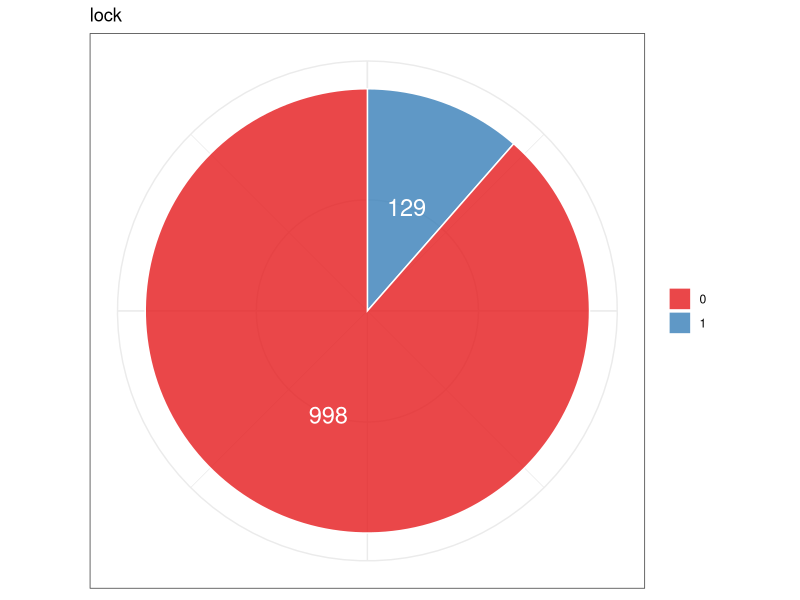
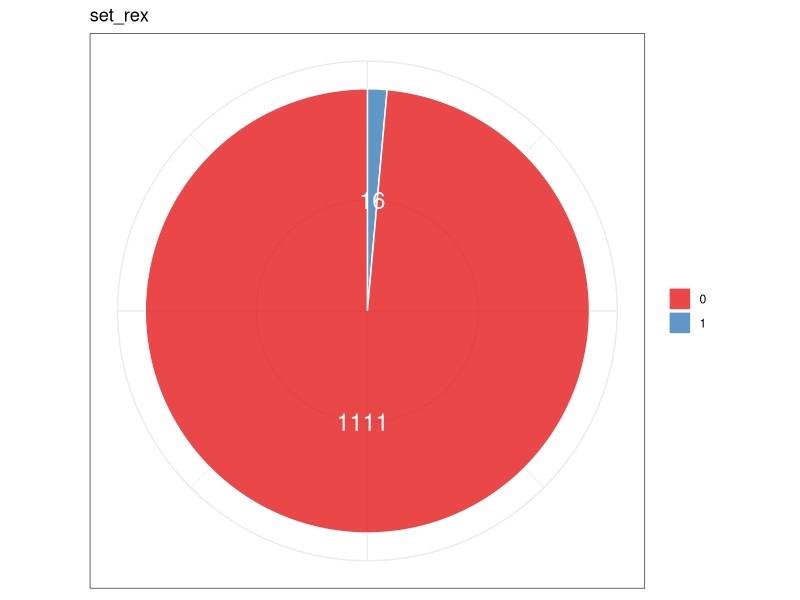
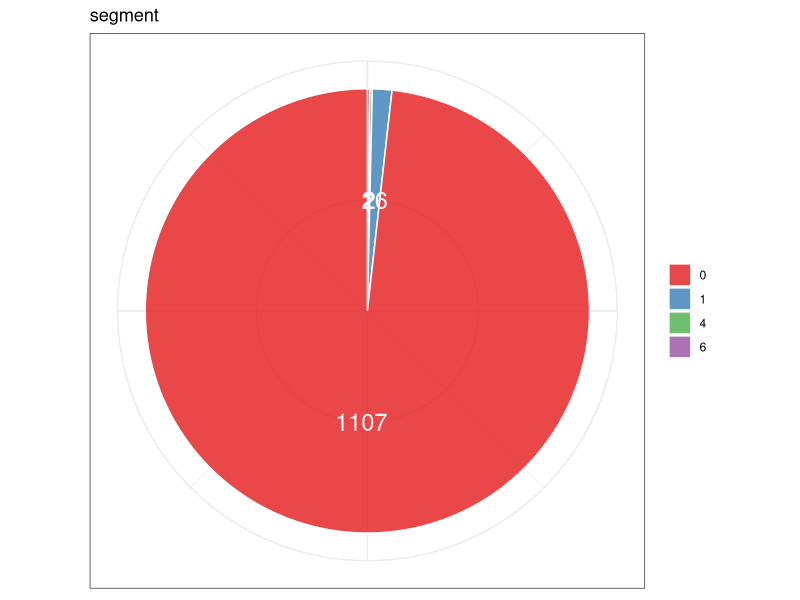
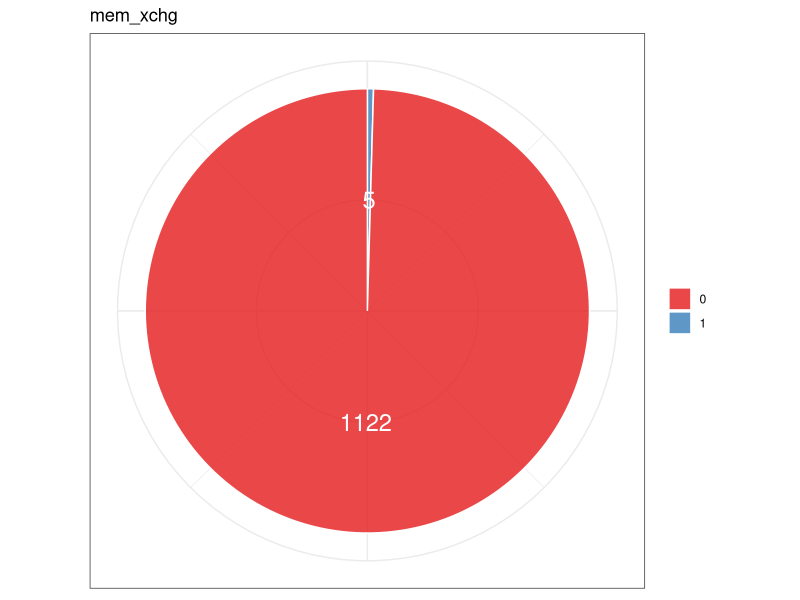
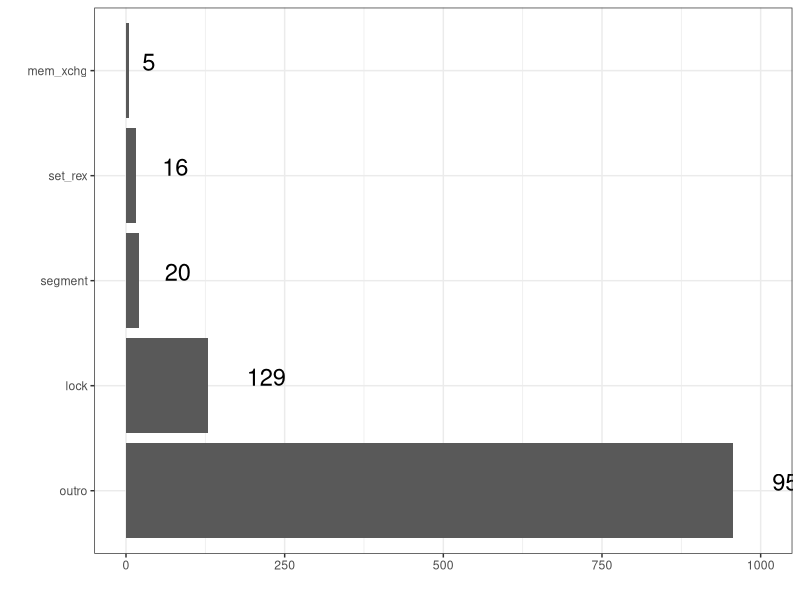
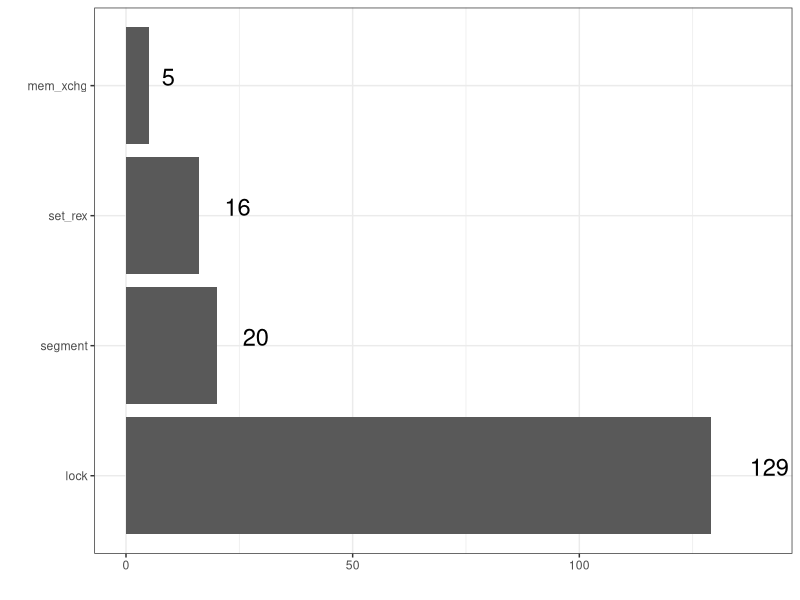
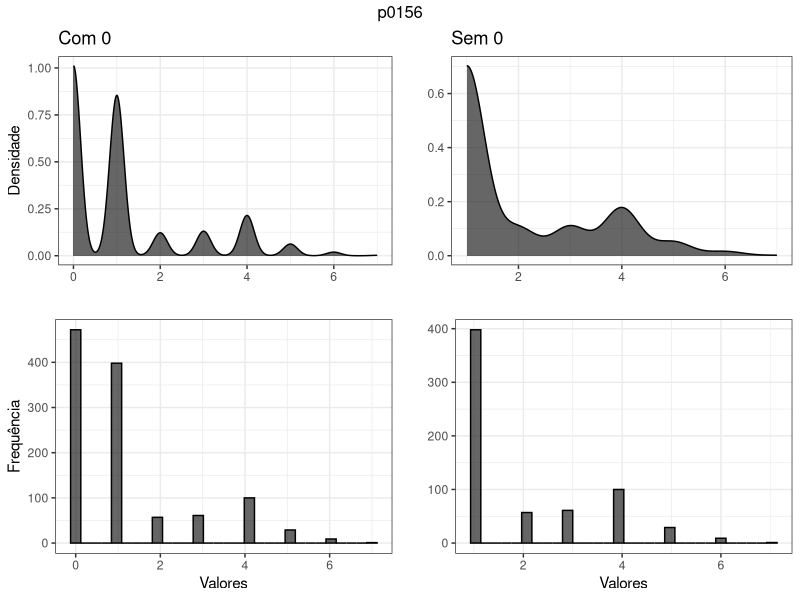
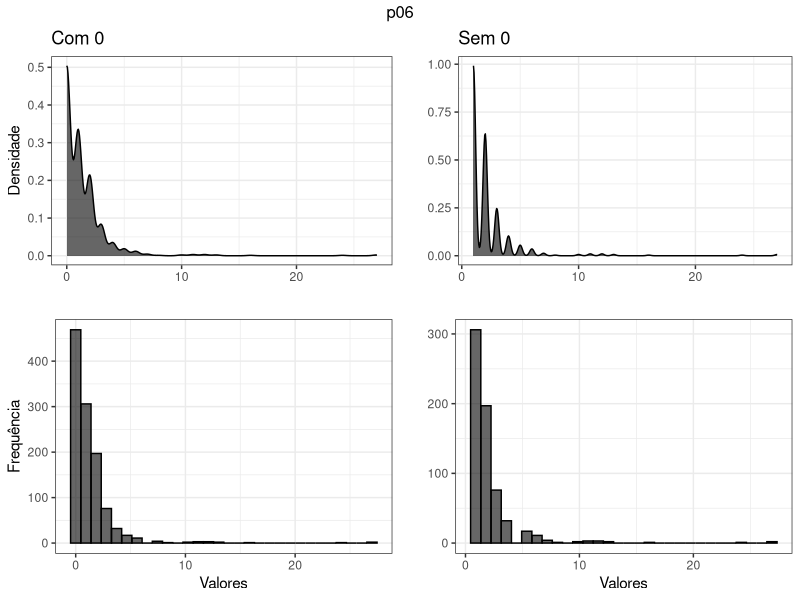

Write the R code that produced these figures, in order.
#-------------------------------------------------------------------
# Análise TG Bruno Tissei
#-------------------------------------------------------------------


# CONTEXTO
#-------------------------------------------------------------------

# Intrução entra no processador e é decodificada.

# Uma macroinstrução é quebrada em diversas micro

# Ao todo existem 2700 macroinstruções

# Não sabemos o que é feito na micro

# As micro são destinadas para portas que podem ter uma ou mais 
# unidades de execução (a mesma porta pode ser capaz de realizar
# mais de um tipo de tarefa), e unidades de execução diferentes
# podem realizar a mesma tarefa

# Macro gera micros, micros são executadas em diferentes lugares

# PROBLEMA: quanto tempo uma macro leva para ser executada?
# Dependa das micro

# Em determinadas unidades as instruções levam sempre o mesmo
# tempo para serem executadas. 

# É feito um trabalho de inferência para verificar quais portas
# são usadas

# Dada a instrução e as portas, qual foi a latência
#-------------------------------------------------------------------

# VARIÁVEIS

# NÚMERO DA INSTRUÇÃO
# N

# NOME DA INSTRUÇÃO
# Instruction

# VARIÁVEIS INDICADORAS
# LOCK
# SET-REX
# SEGMENT
# MEM_XCHG

# PORTAS (quantas vezes foi usada)
# p0156
# p06
# p23
# p237
# p4
# p1
# p15
# p015
# p5
# p0
# p05
# p01
# p6

# Min Latency	
# Max Latency

#-------------------------------------------------------------------
library(tidyverse)
#-------------------------------------------------------------------

# DADOS
#-------------------------------------------------------------------

dados <- read.csv2('tissei.csv', header = T, sep = ',')

str(dados)

names(dados) <- c('n', 'inst', 'lock', 'set_rex', 'segment',
                  'mem_xchg', 'p0156', 'p06', 'p23', 'p237', 
                  'p4', 'p1', 'p15', 'p015', 'p5', 'p0', 
                  'p05', 'p01', 'p6', 'min_lat', 'max_lat')

#-------------------------------------------------------------------

# ANÁLISE POR VARIÁVEL

#---

# n vai de 1 até 1127 (mesmo numero de linhas)

#---

# 299 instruções (as com mesmo nome passam por diferentes portas)
instructions <- as.data.frame(sort(table(dados$inst), decreasing = T))
names(instructions) <- c('inst', 'freq')

nrow(instructions) 

#---

# Indicadoras fornecidas
table(dados$lock) # tem lock
table(dados$set_rex) # começam com set
table(dados$segment) 
table(dados$mem_xchg) # tem xchg

# Dá pra juntar numa variável só, mas tem mt NA

ind <- rep(NA, nrow(dados))
ind <- ifelse(dados$lock == 1, 'lock', ind)
ind <- ifelse(dados$set_rex == 1, 'set_rex', ind)
ind <- ifelse(dados$mem_xchg == 1, 'mem_xchg', ind)
ind <- ifelse(dados$segment %in% 1:6, 'segment', ind)
ind <- ifelse(is.na(ind) == T, 'outro', ind)

ind <- factor(ind, levels = c("outro","lock","segment","set_rex", "mem_xchg"))

table(ind)

#---

# Instruções com padrão '_'
indicadoras <- subset(instructions, str_detect(instructions$inst, '_') == T)

padroes <- substr(indicadoras$inst, 
                  str_locate(indicadoras$inst, '_'),
                  stringr::str_length(indicadoras$inst))

padroes <- as.data.frame(table(padroes))
arrange(padroes, desc(Freq))

#---

# PORTAS

# Tabelas de frequencia
tb_freq <- function(vetor){
  aux <- factor(vetor, 
                levels = 0:max(vetor))
  
  freq <- table(aux)
  freq_r <- round(prop.table(freq),3) # frequência relativa
  
  table <- data.frame(Niveis = names(freq),
                      Frequencia = as.vector(freq),
                      Freq_relativa = as.vector(freq_r))
  
  return(table)
  
}

t_p0156 <- tb_freq(dados$p0156)    
t_p06 <- tb_freq(dados$p06)     
t_p23 <- tb_freq(dados$p23)      
t_p237 <- tb_freq(dados$p237)     
t_p4 <- tb_freq(dados$p4)       
t_p1 <- tb_freq(dados$p1)      
t_p15 <- tb_freq(dados$p15)      
t_p015 <- tb_freq(dados$p015)     
t_p5 <- tb_freq(dados$p5)       
t_p0 <- tb_freq(dados$p0)      
t_p05 <- tb_freq(dados$p05)      
t_p01 <- tb_freq(dados$p01)      
t_p6 <- tb_freq(dados$p6)

# Medidas de posição
posic <- function(vetor){
             data.frame( 
               Mínimo = quantile(vetor)[1],
               Quartil_1 = quantile(vetor)[2],
               Média = round(mean(vetor),2),
               Mediana = quantile(vetor)[3],
               Moda = names(sort(table(vetor), 
                                 decreasing = TRUE)[1]),
               Quartil_3 = quantile(vetor)[4],
               Máximo = quantile(vetor)[5]
             )
} 

m_p0156 <- posic(dados$p0156)    
m_p06 <- posic(dados$p06)     
m_p23 <- posic(dados$p23)      
m_p237 <- posic(dados$p237)     
m_p4 <- posic(dados$p4)       
m_p1 <- posic(dados$p1)      
m_p15 <- posic(dados$p15)      
m_p015 <- posic(dados$p015)     
m_p5 <- posic(dados$p5)       
m_p0 <- posic(dados$p0)      
m_p05 <- posic(dados$p05)      
m_p01 <- posic(dados$p01)      
m_p6 <- posic(dados$p6)
m_min_lat <- posic(dados$min_lat)
m_max_lat <- posic(dados$max_lat)

m1 <- rbind(m_p0156, m_p06, m_p23, m_p237,
            m_p4, m_p1, m_p15, m_p015, m_p5,
            m_p0, m_p05, m_p01, m_p6, m_min_lat,
            m_max_lat)

row.names(m1) <- c("p0156", "p06", "p23", "p237",
                   "p4", "p1", "p15", "p015", "p5",
                   "p0", "p05", "p01", "p6", "min_lat",
                   "max_lat")

# Medidas de dispersão
disp <- function(vetor){
  data.frame(Amplitude = diff(range(vetor)),
             Variância = round(var(vetor), 2),
             Desvio_padrão = round(sd(vetor), 2),
             Coef_variação = paste0(round(100*sd(vetor)/mean(vetor), 2), "%"))
}
  
d_p0156 <- disp(dados$p0156)    
d_p06 <- disp(dados$p06)     
d_p23 <- disp(dados$p23)      
d_p237 <- disp(dados$p237)     
d_p4 <- disp(dados$p4)       
d_p1 <- disp(dados$p1)      
d_p15 <- disp(dados$p15)      
d_p015 <- disp(dados$p015)     
d_p5 <- disp(dados$p5)       
d_p0 <- disp(dados$p0)      
d_p05 <- disp(dados$p05)      
d_p01 <- disp(dados$p01)      
d_p6 <- disp(dados$p6)
d_min_lat <- disp(dados$min_lat)
d_max_lat <- disp(dados$max_lat)

d1 <- rbind(d_p0156, d_p06, d_p23, d_p237,
            d_p4, d_p1, d_p15, d_p015, d_p5,
            d_p0, d_p05, d_p01, d_p6, d_min_lat,
            d_max_lat)

row.names(d1) <- c("p0156", "p06", "p23", "p237",
                   "p4", "p1", "p15", "p015", "p5",
                   "p0", "p05", "p01", "p6", "min_lat",
                   "max_lat")

#---

# LATENCIA MINIMA

#Tabela 1

h <- hist(dados$min_lat, plot = FALSE)

breaks <- h$breaks

Classes <- cut(dados$min_lat, breaks = breaks, 
               include.lowest = TRUE, right = TRUE)

tabela <- as.data.frame(table(Classes))

tabela$Freq_relativa <- round(prop.table(tabela$Freq),3)

tabela

#Tabela 2

breaks2 <- c(seq(0,35,5), seq(40, 80,20), seq(100, max(dados$max_lat), max(dados$max_lat)-100))

Classes <- cut(dados$min_lat, breaks = breaks2, 
               include.lowest = TRUE, right = TRUE)

tabela2 <- as.data.frame(table(Classes))

tabela2$Freq_relativa <- round(prop.table(tabela2$Freq),3)

tabela2


#---

# LATENCIA MAXIMA

#Tabela 1

h <- hist(dados$max_lat, plot = FALSE)

breaks <- h$breaks

Classes <- cut(dados$max_lat, breaks = breaks, 
               include.lowest = TRUE, right = TRUE)

tabela <- as.data.frame(table(Classes))

tabela$Freq_relativa <- round(prop.table(tabela$Freq),3)

tabela

#Tabela 2

breaks2 <- c(seq(0,35,5), seq(40, 80,20), seq(100, max(dados$max_lat), max(dados$max_lat)-100))

Classes <- cut(dados$max_lat, breaks = breaks2, 
               include.lowest = TRUE, right = TRUE)

tabela2 <- as.data.frame(table(Classes))

tabela2$Freq_relativa <- round(prop.table(tabela2$Freq),3)

tabela2


#---


# Gráficos

setores <- function(table, title = 'title'){
  
  tb <- as.data.frame(table)
  
  tb <- tb %>% 
    arrange(desc(Var1)) %>%
    mutate(prop = Freq / sum(tb$Freq) *100) %>%
    mutate(ypos = cumsum(prop)- 0.5*prop )
  
  
  ggplot(tb, aes(x="", y=prop, fill=Var1)) +
    geom_bar(stat="identity", 
             width=1, 
             color="white",
             alpha = 0.8) +
    coord_polar("y", start=0) +
    ggtitle(title)+
    theme_bw() + 
    theme(axis.title.x=element_blank(),
          axis.text.x=element_blank(),
          axis.ticks.x=element_blank(),
          axis.title.y=element_blank(),
          axis.text.y=element_blank(),
          axis.ticks.y=element_blank(),
          legend.title = element_blank())+
    
    geom_text(aes(y = ypos, label = Freq), 
              color = "white", size=6) +
    scale_fill_brewer(palette="Set1")
  
}

## Indicadoras
setores(table(dados$lock), title = 'lock')
setores(table(dados$set_rex), title = 'set_rex')
setores(table(dados$segment), title = 'segment')
setores(table(dados$mem_xchg), title = 'mem_xchg')


### Com 'outros'
ggplot(data = as.data.frame(table(ind)), 
       aes(x = ind, y = Freq))+
  geom_bar(stat = 'identity') +
  coord_flip() + xlab('')+ ylab('') +
  ylim(c(0, 1000))+
  geom_text(aes(label=Freq), 
            vjust=0, 
            hjust = -1,
            color=1, 
            size=6) +theme_bw()

### Sem outros  
ggplot(data = as.data.frame(table(ind))[2:5,], 
       aes(x = ind, y = Freq))+
  geom_bar(stat = 'identity') +
  coord_flip() + xlab('')+ ylab('') +
  ylim(c(0, 140))+
  geom_text(aes(label=Freq), 
            vjust=0, 
            hjust = -1,
            color=1, 
            size=6) +theme_bw()

# Histogramas e densidades
hist_den <- function(df,var,n_col){
  
  g1 <- ggplot(data = df, 
               aes_string(x = var))+
    geom_density(col = 1,
                 fill = 1,
                 alpha = 0.6) + 
    theme_bw() +
    xlab('')+ ylab('Densidade') + ggtitle('Com 0') +
    theme_bw()
  
  g2 <- ggplot(data = subset(df, df[,n_col] > 0), 
               aes_string(x = var))+
    geom_density(col = 1,
                 fill = 1,
                 alpha = 0.6) + 
    
    theme_bw() + ggtitle('Sem 0') +
    xlab('')+ ylab('') +theme_bw()
  
  
  g3 <- ggplot(data = df, 
               aes_string(x = var))+
    geom_histogram(col = 1,
                   fill = 1,
                   alpha = 0.6) +
    xlab('Valores')+ ylab('Frequência') + theme_bw()
  
  g4 <- ggplot(data = subset(df, df[,n_col] > 0), 
               aes_string(x = var))+
    geom_histogram(col = 1,
                   fill = 1,
                   alpha = 0.6) +
    xlab('Valores') + ylab('') +theme_bw()
  
  library(gridExtra)
  grid.arrange(g1,g2,g3,g4,
               nrow=2,ncol=2, 
               top = var
  )  
  
}

hist_den(dados, "p0156", 7)
hist_den(dados, "p06", 8)
hist_den(dados, "p23", 9)
hist_den(dados, "p237", 10)
hist_den(dados, "p4", 11)
hist_den(dados, "p1", 12)
hist_den(dados, "p15", 13)
hist_den(dados, "p015", 14)
hist_den(dados, "p5", 15)
hist_den(dados, "p0", 16)
hist_den(dados, "p05", 17)
hist_den(dados, "p01", 18)
hist_den(dados, "p6", 19)

hist_den(dados, "min_lat", 20)
hist_den(dados, "max_lat", 21)

names(dados)
